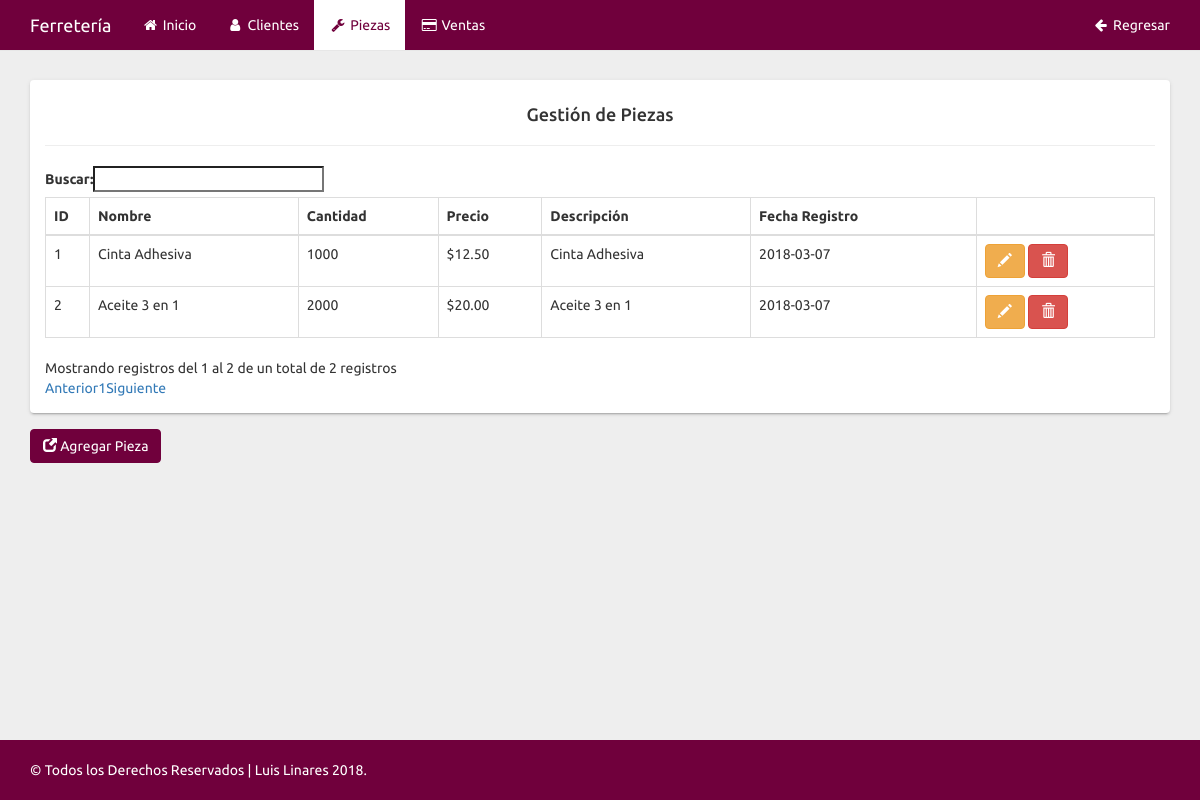
The app's page /piezas.php with its own data.
### tables this page shows
CREATE TABLE `inventario` (
  `folio` int(11) NOT NULL,
  `fecha` date NOT NULL,
  `pieza_id` int(11) NOT NULL,
  `cantidad` int(11) NOT NULL,
  `precio` double(4,2) NOT NULL
);

CREATE TABLE `piezas` (
  `piezas_id` int(11) NOT NULL,
  `nombre` varchar(50) NOT NULL,
  `descripcion` varchar(50) NOT NULL
);

### piezas.php (the view, shortened to what this page needs)
<!DOCTYPE html>
<html lang="">
   <head>
      <link rel="stylesheet" type="text/css" href="assets/css/bootstrap.min.css">
      <link rel="stylesheet" type="text/css" href="https://cdn.datatables.net/1.10.16/css/dataTables.bootstrap.min.css"></link>
      <link rel="stylesheet" type="text/css" href="https://cdn.datatables.net/buttons/1.3.1/css/buttons.bootstrap.min.css"></link>
      <link rel="stylesheet" type="text/css" href="assets/css/font-awesome.min.css">
      <link rel="stylesheet" type="text/css" href="assets/css/custom.css">
      <link rel="stylesheet" type="text/css" href="assets/css/styles.css">
   </head>
   <body>
      <nav class="navbar navbar-default navbar-fixed-top">
         <div class="container">
            <div class="navbar-header">
               <a href="index.php" class="navbar-brand">Ferretería</a>
            </div>
            <div id="navbar" class="collapse navbar-collapse">
               <ul class="nav navbar-nav">
                  <li><a href="index.php"><i class="fa fa-fw fa-home"></i> Inicio</a></li>
                  <li><a href="clientes.php"><i class="fa fa-fw fa-user"></i> Clientes</a></li>
                  <li class="active"><a href="piezas.php"><i class="fa fa-fw fa-wrench"></i> Piezas</a></li>
                  <li><a href="ventas.php"><i class="fa fa-fw fa-credit-card"></i> Ventas</a></li>
               </ul>
               <ul class="nav navbar-nav navbar-right">
                  <li><a href="../../../index.html"><i class="fa fa-fw fa-arrow-left"></i> Regresar</a></li>
               </ul>
            </div>
         </div>
      </nav>
      <div class="container">
         <div class="row mt-20">
            <div class="col-xs-12 col-sm-12 col-md-12">
               <div class="panel panel-default">
                  <div class="panel-body">
                     <h4 class="text-center"> Gestión de Piezas</h4>
                     <hr>
                     <?php
                        $conexion = mysqli_connect('localhost', 'root', 'root', 'ferreteria');
                        $consultaListar = "SELECT * FROM piezas p, inventario i WHERE p.piezas_id = i.pieza_id";
                        $resultadosListado = mysqli_query($conexion, $consultaListar);
                     ?>
                     <div id="exportar-piezas">
                        <table class="table table-hover table-bordered" id="tabla-piezas">
                           <thead>
                              <tr>
                                 <th>ID</th>
                                 <th>Nombre</th>
                                 <th>Cantidad</th>
                                 <th>Precio</th>
                                 <th>Descripción</th>
                                 <th>Fecha Registro</th>
                                 <th></th>
                              </tr>
                           </thead>
                           <tbody>
                              <?php while($fila = mysqli_fetch_assoc($resultadosListado)){ ?>
                              <tr>
                                 <td><?= $fila['piezas_id']; ?></td>
                                 <td><?= $fila['nombre']; ?></td>
                                 <td><?= $fila['cantidad']; ?></td>
                                 <td>$<?= $fila['precio']; ?></td>
                                 <td><?= $fila['descripcion']; ?></td>
                                 <td><?= $fila['fecha']; ?></td>
                                 <td>
                                    <a class="btn btn-warning btn-editar" data-toggle="modal" href='#actualizar-pieza-<?= $fila['piezas_id']; ?>'><span class="glyphicon glyphicon-pencil"></span></a>
                                    <button class="btn btn-danger btn-eliminar" id="<?= $fila['piezas_id']; ?>"><span class="glyphicon glyphicon-trash"></span></button>
                                 </td>
                              </tr>
                              <?php } ?>
                           </tbody>
                        </table>
                     </div>
                  </div>
               </div>
               <a href='#agregar-pieza' class="btn btn-custom" data-toggle="modal"><span class="glyphicon glyphicon-new-window"></span> Agregar Pieza</a>
            </div>
         </div>
      </div>
      <footer class="footer">
         <div class="container">
            <p class="text-muted">© Todos los Derechos Reservados | Luis Linares 2018.</p>
         </div>
      </footer>
   </body>
</html>

### assets/css/custom.css (style rules this page uses)
html { position: relative; min-height: 100%; }
body { font-family: 'Ubuntu', sans-serif !important; margin-bottom: 60px; background-color: #EEEEEE !important; }
.panel.panel-default { border-top-width: 3px; }
.panel { box-shadow: 0 3px 1px -2px rgba(0, 0, 0, .14), 0 2px 2px 0 rgba(0, 0, 0, .098), 0 1px 5px 0 rgba(0, 0, 0, .084); border: 0; border-radius: 4px; margin-bottom: 16px; }
.footer { position: absolute; bottom: 0; width: 100%; height: 60px; background-color: #70003C !important; }
body > .container { padding: 60px 15px 0; }
.container .text-muted { color: #ffffff !important; margin: 20px 0; }
.footer > .container { padding-right: 15px; padding-left: 15px; }
.navbar-default { background-color: #70003C !important; }
.navbar-default .navbar-brand { color: #ffffff !important; }
.navbar-default .navbar-nav>li>a { color: #ffffff !important; }
.btn-custom { color: #ffffff !important; background-color: #70003C !important; border-color: #70003C !important; }
.navbar-default .navbar-nav>.active>a, .navbar-default .navbar-nav>.active>a:focus, .navbar-default .navbar-nav>.active>a:hover { color: #70003C !important; background-color: #ffffff !important; }

### assets/css/styles.css (style rules this page uses)
.mt-20 { margin-top: 20px; }

### records on screen
inventario: pieza.piezas_id "1", pieza.nombre "Cinta Adhesiva", cantidad "1000", precio "12.50", pieza.descripcion "Cinta Adhesiva", fecha "2018-03-07"
inventario: pieza.piezas_id "2", pieza.nombre "Aceite 3 en 1", cantidad "2000", precio "20.00", pieza.descripcion "Aceite 3 en 1", fecha "2018-03-07"
